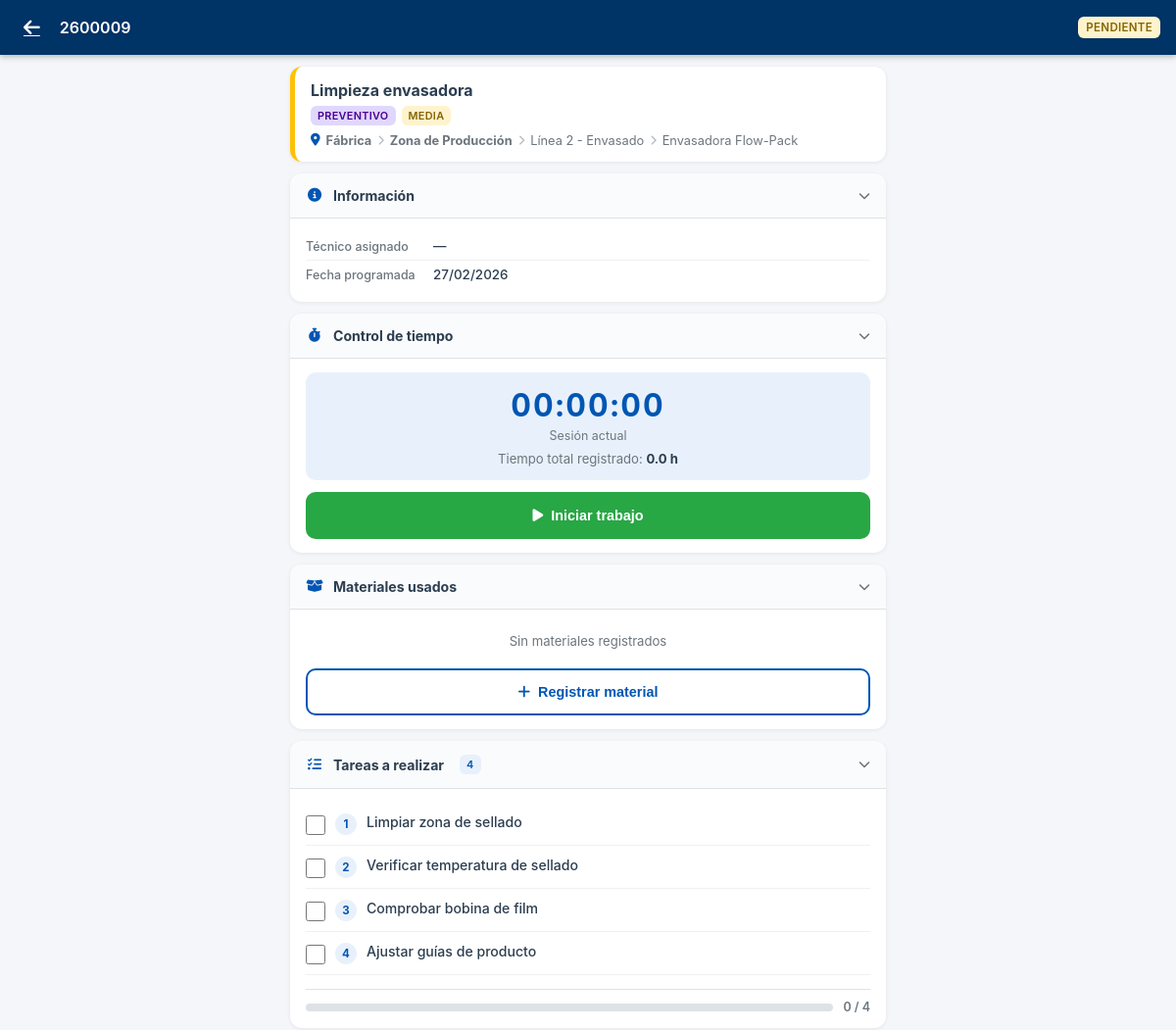
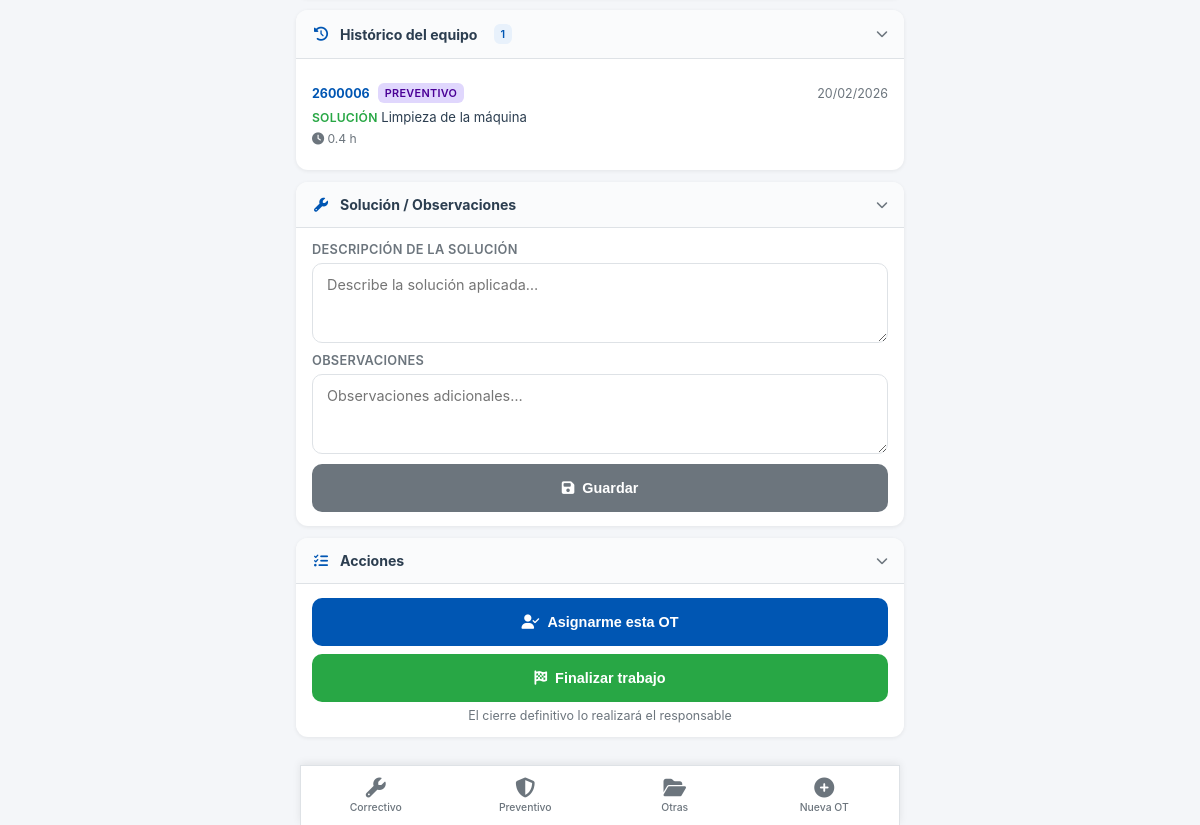
Before: /movil/ot/15 (signed in) with the older database file (2 pictures, top to bottom).
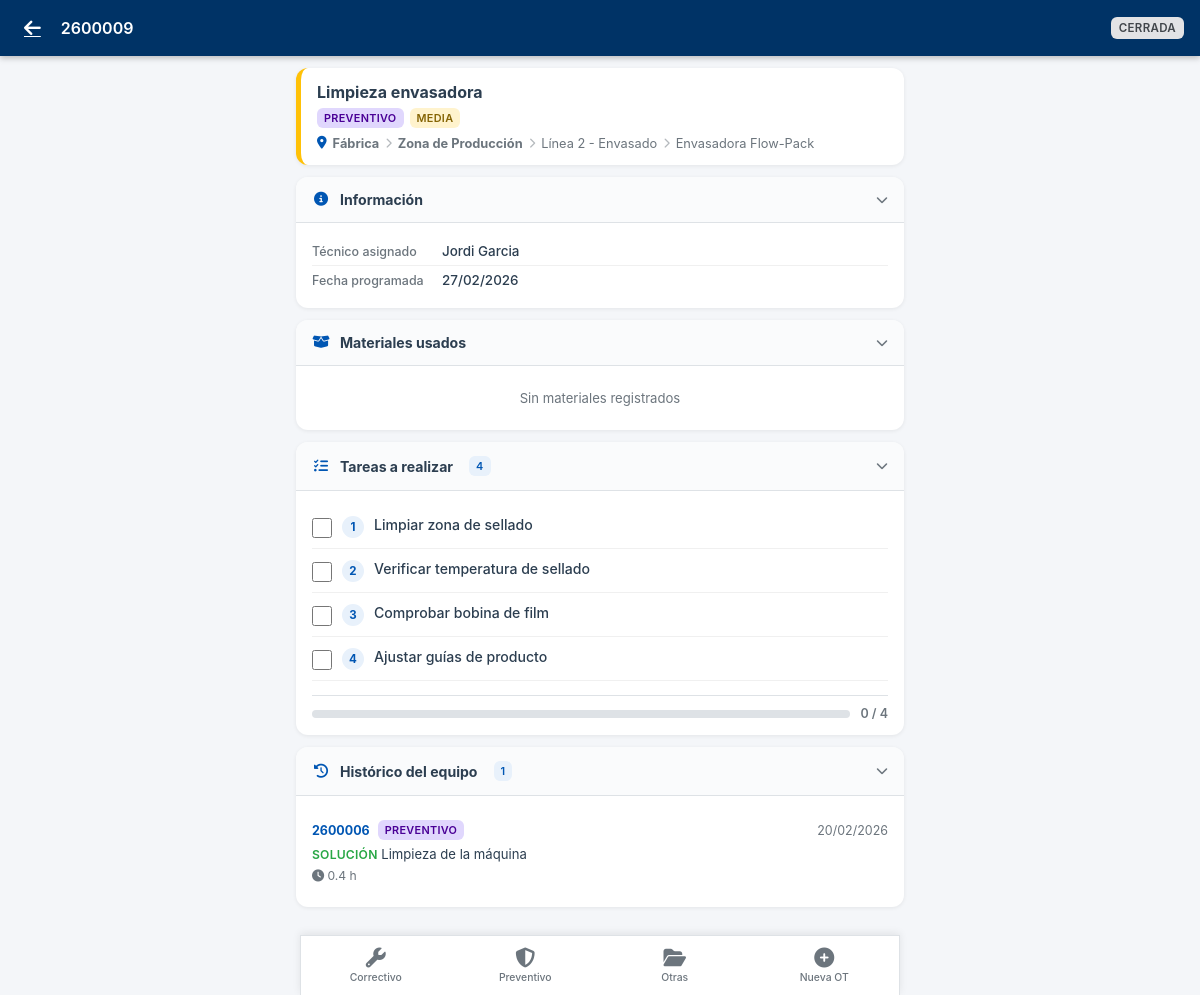
After: the same page with the newer database file.
### models.py (models this page shows, shortened)
class OrdenTrabajo(db.Model):
    id = db.Column(db.Integer, primary_key=True)
    numero = db.Column(db.String(20), unique=True, nullable=False)
    tipo = db.Column(db.String(20), nullable=False)  # correctivo, preventivo
    prioridad = db.Column(db.String(20), default='media')  # urgente, alta, media, baja
    estado = db.Column(db.String(20), default='pendiente')  # pendiente, asignada, en_curso, cerrada, cancelada
    fechaCreacion = db.Column(db.DateTime, default=datetime.now)
    fechaProgramada = db.Column(db.DateTime)
    fechaInicio = db.Column(db.DateTime)
    fechaFin = db.Column(db.DateTime)
    titulo = db.Column(db.String(200), nullable=False)
    descripcionProblema = db.Column(db.Text)
    descripcionSolucion = db.Column(db.Text)
    observaciones = db.Column(db.Text)
    equipoTipo = db.Column(db.String(20), nullable=False)  # empresa, planta, zona, linea, maquina, elemento
    equipoId = db.Column(db.Integer, nullable=False)
    maquinaId = db.Column(db.Integer, db.ForeignKey('maquina.id'), nullable=True)
    elementoId = db.Column(db.Integer, db.ForeignKey('elemento.id'))
    planPreventivoId = db.Column(db.Integer, db.ForeignKey('plan_preventivo.id'))  # LEGACY - Deprecado
    asignacionGamaId = db.Column(db.Integer, db.ForeignKey('asignacion_gama.id'))  # LEGACY - Deprecado
    gamaId          = db.Column(db.Integer, db.ForeignKey('gama_mantenimiento.id'), nullable=True)
    frecuenciaTipo  = db.Column(db.String(20))   # 'dias' | 'semanas' | 'meses'
    frecuenciaValor = db.Column(db.Integer)       # número entero
    gama = db.relationship('GamaMantenimiento', foreign_keys=[gamaId])
    tecnicoAsignado = db.Column(db.String(100))  # Técnico principal (legacy)
    tiempoEstimado = db.Column(db.Float)  # horas
    tiempoReal = db.Column(db.Float)  # horas (calculado de registros)
    tiempoParada = db.Column(db.Float)  # horas de parada de máquina
    costeTallerExterno = db.Column(db.Float, default=0)  # Total acumulado (calculado)
    descripcionTallerExterno = db.Column(db.Text)  # LEGACY - primer coste
    proveedorExterno = db.Column(db.String(100))   # LEGACY - primer coste
    costesExternosJson = db.Column(db.Text)  # JSON list de {proveedor, descripcion, coste}
    creadoPor = db.Column(db.String(100))
    cerradoPor = db.Column(db.String(100))
    consumos = db.relationship('ConsumoRecambio', backref='ordenTrabajo', lazy=True, cascade='all, delete-orphan')
    registrosTiempo = db.relationship('RegistroTiempo', backref='ordenTrabajo', lazy=True, cascade='all, delete-orphan')
    respuestasChecklist = db.relationship('RespuestaChecklist', backref='ordenTrabajo', lazy=True, cascade='all, delete-orphan')

### blueprints/mobile/routes.py (the view)
@bp.route('/ot/<int:id>')
@movil_required
def ver_ot(id):
    ot = OrdenTrabajo.query.get_or_404(id)
    _enrich_ot(ot)
    nombre_tecnico = _nombre_tecnico(current_user)
    trabajo_activo = RegistroTiempo.query.filter_by(
        ordenId=id, tecnico=nombre_tecnico, enCurso=True
    ).first()
    registros_tiempo = RegistroTiempo.query.filter_by(ordenId=id).order_by(
        RegistroTiempo.inicio.desc()
    ).all()
    consumos = ConsumoRecambio.query.filter_by(ordenId=id).all()
    tareas_gama = []
    tareas_realizadas_ids = set()
    checklist_items = []
    respuestas_map = {}
    if ot.tipo == 'preventivo' and ot.gama:
        tareas_gama = sorted(ot.gama.tareas, key=lambda t: t.orden)
        tareas_realizadas_ids = {
            tr.tareaId for tr in TareaRealizada.query.filter_by(ordenId=id).all()
        }
        checklist_items = sorted(ot.gama.checklistItems, key=lambda c: c.orden)
        for resp in ot.respuestasChecklist:
            respuestas_map[resp.checklistItemId] = resp
    historico_equipo = []
    et = ot.equipoTipo or ('maquina' if ot.maquinaId else None)
    ei = ot.equipoId or ot.maquinaId
    if et and ei:
        condiciones = [
            and_(OrdenTrabajo.equipoTipo == et, OrdenTrabajo.equipoId == ei)
        ]
        maq_id = ot.maquinaId or (ei if et == 'maquina' else None)
        if maq_id:
            condiciones.append(OrdenTrabajo.maquinaId == maq_id)
        historico_equipo = OrdenTrabajo.query.filter(
            OrdenTrabajo.id != ot.id,
            OrdenTrabajo.estado == 'cerrada',
            or_(*condiciones),
        ).order_by(OrdenTrabajo.fechaFin.desc()).limit(15).all()
    return render_template(
        'mobile/ot_detail.html',
        ot=ot,
        nombre_tecnico=nombre_tecnico,
        trabajo_activo=trabajo_activo,
        registros_tiempo=registros_tiempo,
        consumos=consumos,
        tareas_gama=tareas_gama,
        tareas_realizadas_ids=tareas_realizadas_ids,
        checklist_items=checklist_items,
        respuestas_map=respuestas_map,
        historico_equipo=historico_equipo,
    )

### app.py (called while the page is built, shortened)
@app.before_request
def mobile_guard():
    if request.method != 'GET':
        return
    path = request.path
    if path.startswith(('/api/', '/static/', '/movil/', '/login')):
        return

@jwt.user_lookup_loader
def user_lookup_callback(_jwt_header, jwt_data):
    identity = jwt_data["sub"]
    return Usuario.query.filter_by(username=identity).first()

@app.context_processor
def inject_user():
    tecnico_puede_cerrar = False
    try:
        conf = ConfiguracionGeneral.query.filter_by(clave='tecnico_puede_cerrar').first()
        if conf and conf.valor == 'true':
            tecnico_puede_cerrar = True
        verify_jwt_in_request(optional=True)
        return dict(current_user=current_user, tecnico_puede_cerrar=tecnico_puede_cerrar)
    except Exception:
        return dict(current_user=None, tecnico_puede_cerrar=tecnico_puede_cerrar)

@app.after_request
def add_header(response):
    response.headers['Cache-Control'] = 'no-store, no-cache, must-revalidate, post-check=0, pre-check=0, max-age=0'
    response.headers['Pragma'] = 'no-cache'
    response.headers['Expires'] = '-1'
    return response

### templates/mobile/ot_detail.html (shortened to what the changed rows need)
{% extends "mobile/base.html" %}
{% block header %}
<a href="{{ url_for('mobile.home') }}" class="m-header-back">
  <i class="fas fa-arrow-left"></i>
</a>
<span class="m-header-title">{{ ot.numero }}</span>
<div class="m-header-actions">
  <span class="m-badge m-badge-estado-{{ ot.estado }}" style="font-size:.72rem;padding:4px 8px;">
    {{ ot.estado | replace('_', ' ') }}
  </span>
</div>
{% endblock %}
{% block content %}
<div class="m-ot-header-card prio-{{ ot.prioridad }}">
  <div class="m-ot-header-titulo">{{ ot.titulo }}</div>
  <div class="m-ot-header-badges">
    <span class="m-badge m-badge-tipo-{{ ot.tipo }}">{{ ot.tipo }}</span>
    <span class="m-badge m-badge-prio-{{ ot.prioridad }}">
      {{ ot.prioridad }}
    </span>
  </div>
  {% if ot._ruta %}
  <div class="m-ot-header-equipo">
    <i class="fas fa-map-marker-alt" style="color:var(--m-primary)"></i>
    {% for nivel in ot._ruta %}
    {% if not loop.first %}<i class="fas fa-chevron-right" style="font-size:.65rem;opacity:.5"></i>{% endif %}
    <span style="font-weight:{% if nivel.tipo in ['planta','zona'] %}700{% else %}400{% endif %}">{{ nivel.nombre
      }}</span>
    {% endfor %}
  </div>
  {% endif %}
</div>
<div class="m-section" id="sec-info">
  <div class="m-section-body">
    <div class="m-info-row">
      <span class="m-info-label">Técnico asignado</span>
      <span class="m-info-value">{{ ot.tecnicoAsignado or '—' }}</span>
    </div>
    {% if ot.fechaProgramada %}
    <div class="m-info-row">
      <span class="m-info-label">Fecha programada</span>
      <span class="m-info-value">{{ ot.fechaProgramada.strftime('%d/%m/%Y') }}</span>
    </div>
    {% endif %}
  </div>
</div>
{% if ot.estado not in ['cerrada', 'cancelada'] %}
<div class="m-section" id="sec-tiempo">
  <div class="m-section-header">
    <div class="m-section-header-left">
      <i class="fas fa-stopwatch"></i>Control de tiempo
    </div>
    <i class="fas fa-chevron-down m-section-chevron"></i>
  </div>
  <div class="m-section-body">
    <div class="m-timer-box">
      <div class="m-timer-value" id="timerDisplay">
        {% if trabajo_activo %}
        <span class="m-time-en-curso"><i class="fas fa-circle" style="font-size:.8rem"></i> En curso</span>
        {% else %}
        00:00:00
        {% endif %}
      </div>
      <div class="m-timer-label">Sesión actual</div>
      <div class="m-timer-total">
        Tiempo total registrado: <strong>{{ '%.1f' % (ot.tiempoReal or 0) }} h</strong>
      </div>
    </div>
    {% if trabajo_activo %}
    <button class="m-btn m-btn-warning m-btn-full" onclick="pausarTrabajo()">
      <i class="fas fa-pause"></i> Pausar trabajo
    </button>
    {% else %}
    <button class="m-btn m-btn-success m-btn-full" onclick="iniciarTrabajo()">
      <i class="fas fa-play"></i> Iniciar trabajo
    </button>
    {% endif %}
  </div>
</div>
{% endif %}
<div class="m-section" id="sec-consumos">
  <div class="m-section-body">
    {% if consumos %}
    {% for c in consumos %}
    <div class="m-consumo-item">
      <div>
        <div class="m-consumo-nombre">{{ c.recambio.nombre if c.recambio else '—' }}</div>
        <div class="m-consumo-qty">Cantidad: {{ c.cantidad }} {{ c.recambio.unidadMedida if c.recambio else '' }}</div>
      </div>
      <div class="m-consumo-coste">
        {% if c.precioUnitario %}{{ '%.2f' % (c.cantidad * c.precioUnitario) }} €{% endif %}
      </div>
    </div>
    {% endfor %}
    {% else %}
    <p class="m-text-muted m-text-center" style="padding:10px 0">Sin materiales registrados</p>
    {% endif %}
    {% if ot.estado not in ['cerrada', 'cancelada'] %}
    <button class="m-btn m-btn-outline m-btn-full" style="margin-top:10px" onclick="abrirModalConsumo()">
      <i class="fas fa-plus"></i> Registrar material
    </button>
    {% endif %}
  </div>
</div>
{% if ot.estado not in ['cerrada', 'cancelada'] %}
<div class="m-section" id="sec-solucion">
  <div class="m-section-header">
    <div class="m-section-header-left">
      <i class="fas fa-wrench"></i>Solución / Observaciones
    </div>
    <i class="fas fa-chevron-down m-section-chevron"></i>
  </div>
  <div class="m-section-body">
    <div class="m-field">
      <label class="m-label">Descripción de la solución</label>
      <textarea class="m-textarea" id="descripcionSolucion" rows="3"
        placeholder="Describe la solución aplicada…">{{ ot.descripcionSolucion or '' }}</textarea>
    </div>
    <div class="m-field" style="margin-top:10px">
      <label class="m-label">Observaciones</label>
      <textarea class="m-textarea" id="observaciones" rows="2"
        placeholder="Observaciones adicionales…">{{ ot.observaciones or '' }}</textarea>
    </div>
    <button class="m-btn m-btn-secondary m-btn-full" style="margin-top:10px" onclick="guardarSolucion()">
      <i class="fas fa-save"></i> Guardar
    </button>
  </div>
</div>
<div class="m-section" id="sec-acciones">
  <div class="m-section-header">
    <div class="m-section-header-left">
      <i class="fas fa-tasks"></i>Acciones
    </div>
    <i class="fas fa-chevron-down m-section-chevron"></i>
  </div>
  <div class="m-section-body">
    {% if ot.estado == 'pendiente' %}
    <button class="m-btn m-btn-primary m-btn-full" style="margin-bottom:8px" onclick="cambiarEstado('asignada')">
      <i class="fas fa-user-check"></i> Asignarme esta OT
    </button>
    {% endif %}
    {% if ot.estado in ['pendiente', 'asignada', 'en_curso'] %}
    {% if tecnico_puede_cerrar %}
    <button class="m-btn m-btn-success m-btn-full" onclick="confirmarCerrar('cerrada')">
      <i class="fas fa-check-circle"></i> Cerrar orden de trabajo
    </button>
    {% else %}
    <button class="m-btn m-btn-success m-btn-full" onclick="confirmarCerrar('cerrado_parcial')">
      <i class="fas fa-flag-checkered"></i> Finalizar trabajo
    </button>
    <p class="m-text-muted m-text-small" style="margin-top:6px;text-align:center">
      El cierre definitivo lo realizará el responsable
    </p>
    {% endif %}
    {% endif %}
  </div>
</div>
{% endif %}
{% endblock %}

Changed rows visible on the page:
changed OrdenTrabajo "Limpieza envasadora": estado "PENDIENTE" → "CERRADA"; tecnicoAsignado "—" → "Jordi Garcia"; tiempoReal "0.0" → (not shown)
Other visible differences:
text no longer shown: "Control de tiempo 00:00:00 Sesión actual Tiempo total registrado: h Iniciar trabajo Registrar material Solución / Observaciones DESCRIPCIÓN DE LA SOLUCIÓN OBSERVACIONES Guardar Acciones Asignarme esta OT Finalizar trabajo El cierre definitivo lo realizará el responsable"
